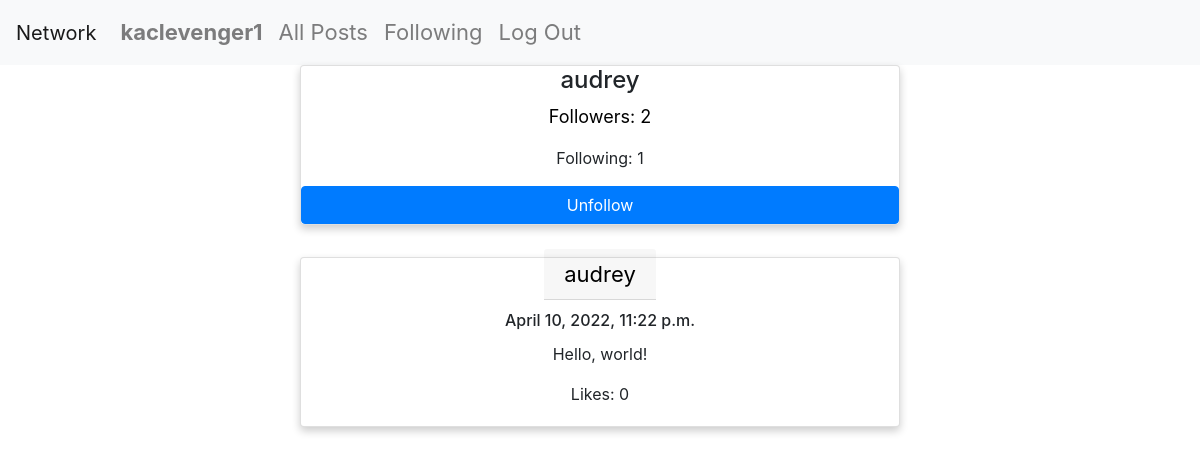
The page /profile/2 (signed in) on the database its author committed.
### network/models.py (models this page shows, shortened)
class User(AbstractUser):
    pass

class Profile(models.Model):
    user = models.OneToOneField("User",on_delete=models.CASCADE)
    followers = models.ManyToManyField("User",related_name="follows", blank=True)
    follows = models.ManyToManyField("User",related_name="followers", blank=True)
    like = models.ManyToManyField("Post", related_name="like", blank=True)

class Post(models.Model):
    poster = models.ForeignKey("User", on_delete=models.CASCADE, related_name="posts")
    body = models.TextField(blank=True)
    timestamp = models.DateTimeField(auto_now_add=True)
    likes = models.IntegerField(default=0)
    liked = models.ManyToManyField("User", related_name="liked", blank=True)
    liked_by_user = models.BooleanField(default=False)

### network/views.py (the view)
# urls.py: path("profile/<int:id>", views.getProfile, name="profile"),
@csrf_exempt
@login_required
def getProfile(request, id):
    profile = get_object_or_404(Profile, user=id)
    followerCount = len(profile.followers.all())
    followsCount = len(profile.follows.all())
    posts = Post.objects.filter(poster=id)
    posts = posts.order_by("-timestamp").all()
    if request.user in profile.followers.all():
        following = True
    else:
        following = False
    page = request.GET.get('page', 1)
    paginator = Paginator(posts, 10)
    try:
        posts = paginator.page(page)
    except PageNotAnInteger:
        posts = paginator.page(1)
    except EmptyPage:
        posts = paginator.page(paginator.num_pages)
    return render(request, "network/profile.html", {
        "profile": profile,
        "followers": followerCount,
        "follows": followsCount,
        "following": following,
        "posts": posts
    })

### network/templates/network/profile.html (shortened to what this page needs)
{% extends "network/layout.html" %}
{% block body %}
{% if user.is_authenticated %}
  <div class="card">
    <h4>{{ profile.user }}</h4>
      <p class="title"> Followers: {{ followers }} </p>
      <p> Following: {{ follows }} </p>
      {% if profile.user != request.user %}
      {% if following == True %}
      <a href="{% url 'unfollow' profile.user.id %}" class="btn btn-primary"> Unfollow </a>
      {% else %}
      <a href="{% url 'follow' profile.user.id %}" class="btn btn-primary"> Follow </a>
      {% endif %}
      {% endif %}
  </div>
{% endif %}
{% if user.is_authenticated %}
    <div id="posts">
        <br>
        {% for post in posts %}
        <div class="card">
            <h7><a href="{% url 'profile' post.poster.id %}" class="card-header">{{ post.poster }}</a></h7>
            <div class="card-body">
              <h6 class="card-title"> {{ post.timestamp }} </h6>
              <p class="card-text"> {{ post.body }} </p>
              <p class="card-text"> Likes: {{ post.likes }} </p>
            </div>
          </div>
          <br>
        {% empty %}
        <h5>This user hasn't posted anything.</h5>
        {% endfor %}
    </div>
{% endif %}
{% endblock %}

### network/templates/network/layout.html (shortened to what this page needs)
{% load static %}
<!DOCTYPE html>
<html lang="en">
    <head>
        <link rel="stylesheet" href="https://stackpath.bootstrapcdn.com/bootstrap/4.4.1/css/bootstrap.min.css">
        <link rel="stylesheet" href="https://cdnjs.cloudflare.com/ajax/libs/font-awesome/4.7.0/css/font-awesome.min.css">
        <link href="{% static 'network/styles.css' %}" rel="stylesheet">
    </head>
    <body>
        <nav class="navbar navbar-expand-lg navbar-light bg-light">
            <a class="navbar-brand" href="{% url 'index' %}">Network</a>
            <div>
              <ul class="navbar-nav mr-auto">
                {% if user.is_authenticated %}
                    <li class="nav-item">
                        <a class="nav-link" href="{% url 'profile' user.id %}"><strong>{{ user.username }}</strong></a>
                    </li>
                {% endif %}
                <li class="nav-item">
                    <a class="nav-link" href="{% url 'all' %}">All Posts</a>
                </li>
                {% if user.is_authenticated %}
                    <li class="nav-item">
                        <a class="nav-link" href="{% url 'following' %}">Following</a>
                    </li>
                    <li class="nav-item">
                        <a class="nav-link" href="{% url 'logout' %}">Log Out</a>
                    </li>
                {% endif %}
              </ul>
            </div>
          </nav>
        <div class="body">
            {% block body %}
            {% endblock %}
        </div>
    </body>
</html>

### network/static/network/styles.css (style rules this page uses)
.card { box-shadow: 0 4px 8px 0 rgba(0, 0, 0, 0.2); max-width: 600px; margin: auto; text-align: center; }
.title { color: black; font-size: 18px; }
a { text-decoration: none; font-size: 22px; color: black; }

### rows shown on the page
User: username "kaclevenger1"
Profile: user "audrey"
Post: poster "audrey", timestamp "April 10, 2022, 11:22 p.m.", body "Hello, world!", likes "0"

### other values the page prints
{{ followers }} "2"
{{ follows }} "1"
